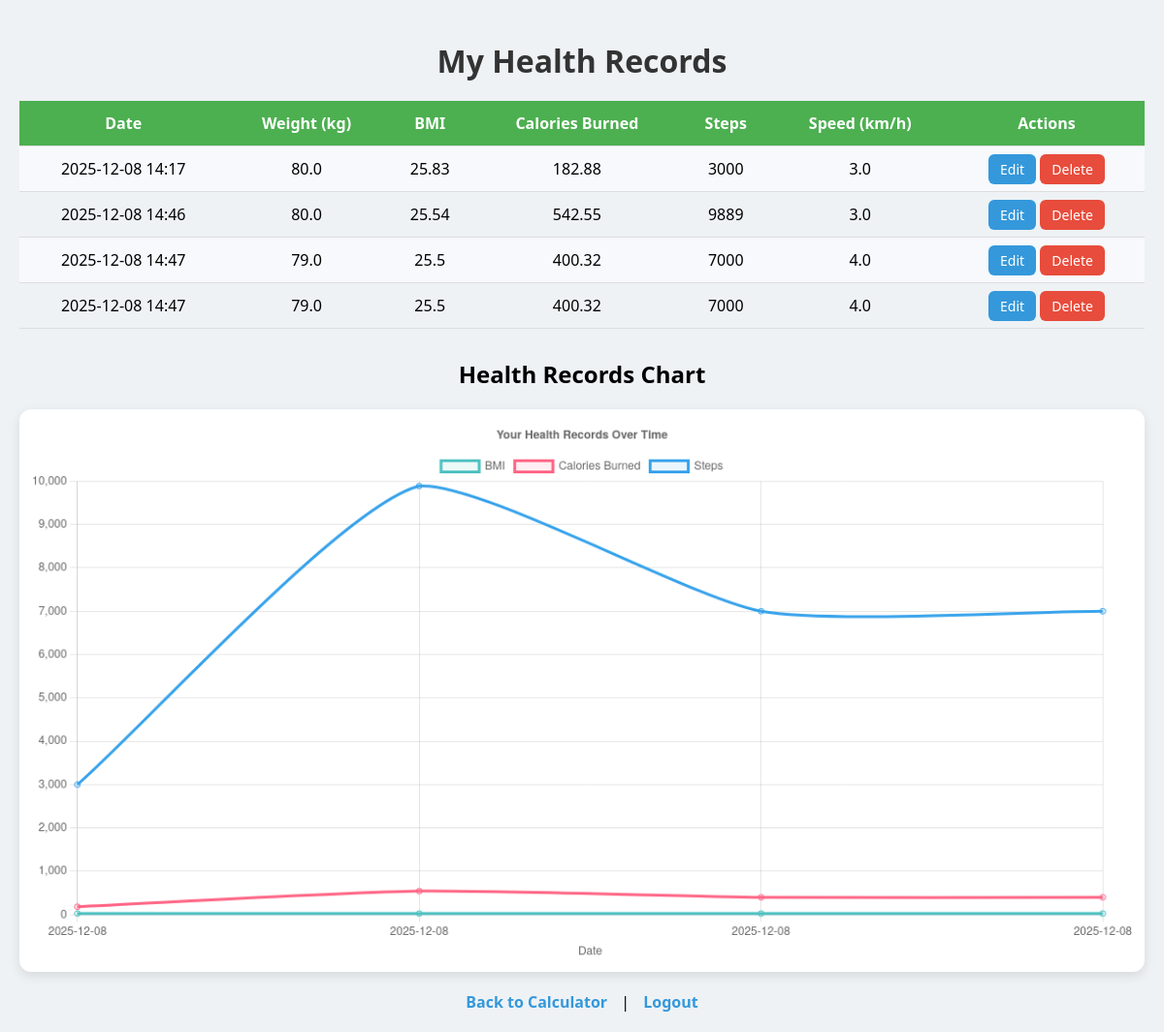
/history/ (signed in), run on the app's committed database.
### tracker/models.py (models this page shows, shortened)
class HealthRecord(models.Model):
    objects = models.Manager()
    GENDER_CHOICES = [
        ('Male', 'Male'),
        ('Female', 'Female'),
    ]
    user = models.ForeignKey(User, on_delete=models.CASCADE)
    gender = models.CharField(max_length=10, choices=GENDER_CHOICES, default='Other')  # 👈 add this line
    weight = models.FloatField()
    height_cm = models.FloatField()
    bmi = models.FloatField(null=True, blank=True)
    calories = models.FloatField(null=True, blank=True)
    steps = models.IntegerField(null=True, blank=True)
    speed = models.FloatField(null=True, blank=True)
    date = models.DateTimeField(auto_now_add=True)

### tracker/views.py (the view)
# urls.py: path('history/', views.history, name='history'),
@login_required
def history(request):
    records = HealthRecord.objects.filter(user=request.user).order_by('date')
    chart_dates = [r.date.strftime('%Y-%m-%d') for r in records]
    chart_bmis = [r.bmi if r.bmi is not None else 0 for r in records]
    chart_calories = [r.calories if r.calories is not None else 0 for r in records]
    chart_steps = [r.steps if r.steps is not None else 0 for r in records]
    return render(request, 'tracker/history.html', {
        'records': records,
        'chart_dates': chart_dates,
        'chart_bmis': chart_bmis,
        'chart_calories': chart_calories,
        'chart_steps': chart_steps,
    })

### tracker/templates/tracker/history.html (shortened to what this page needs)
<!DOCTYPE html>
<html>
<head>
</head>
<body>
<h1>My Health Records</h1>
<table>
    <tr>
        <th>Date</th>
        <th>Weight (kg)</th>
        <th>BMI</th>
        <th>Calories Burned</th>
        <th>Steps</th>
        <th>Speed (km/h)</th>
        <th>Actions</th>
    </tr>
    {% for record in records %}
    <tr>
        <td>{{ record.date|date:"Y-m-d H:i" }}</td>
        <td>{{ record.weight }}</td>
        <td>{{ record.bmi|default:"-" }}</td>
        <td>{{ record.calories|default:"-" }}</td>
        <td>{{ record.steps|default:"-" }}</td>
        <td>{{ record.speed|default:"-" }}</td>
        <td>
            <a href="{% url 'tracker:edit_record' record.id %}" class="btn edit-btn">Edit</a>
            <a href="{% url 'tracker:delete_record' record.id %}" class="btn delete-btn">Delete</a>
        </td>
    </tr>
    {% empty %}
    <tr>
        <td colspan="7">No records found.</td>
    </tr>
    {% endfor %}
</table>
<h2 style="text-align:center; margin-bottom: 10px;">Health Records Chart</h2>
<div style="margin-top:20px;">
    <canvas id="healthChart" width="800" height="400"></canvas>
</div>
<div class="links">
    <a href="{% url 'tracker:bmi' %}">Back to Calculator</a> |
    <a href="{% url 'tracker:logout' %}">Logout</a>
</div>
<script>
const ctx = document.getElementById('healthChart').getContext('2d');
const healthChart = new Chart(ctx, {
    type: 'line',
    data: {
        labels: {{ chart_dates|safe }},  // Dates of records
        datasets: [
            {
                label: 'BMI',
                data: {{ chart_bmis|safe }},
                borderColor: 'rgba(75, 192, 192, 1)',
                backgroundColor: 'rgba(75, 192, 192, 0.1)',
                fill: false,
                tension: 0.2
            },
            {
                label: 'Calories Burned',
                data: {{ chart_calories|safe }},
                borderColor: 'rgba(255, 99, 132, 1)',
                backgroundColor: 'rgba(255, 99, 132, 0.1)',
                fill: false,
                tension: 0.2
            },
            {
                label: 'Steps',
                data: {{ chart_steps|safe }},
                borderColor: 'rgba(54, 162, 235, 1)',
                backgroundColor: 'rgba(54, 162, 235, 0.1)',
                fill: false,
                tension: 0.2
            }
        ]
    },
    options: {
        responsive: true,
        plugins: {
            legend: { position: 'top' },
            title: { display: true, text: 'Your Health Records Over Time' }
        },
        scales: {
            y: { beginAtZero: true },
            x: { title: { display: true, text: 'Date' } }
        }
    }
});
</script>
</body>
</html>

### tracker/templates/tracker/history.html (style rules this page uses)
body { font-family: 'Segoe UI', Tahoma, Geneva, Verdana, sans-serif; background: #eef2f5; margin: 0; padding: 20px; }
h1 { text-align: center; color: #333; margin-bottom: 20px; }
table { width: 100%; border-collapse: collapse; margin-bottom: 30px; }
th, td { padding: 12px; text-align: center; border-bottom: 1px solid #ddd; }
th { background-color: #4CAF50; color: white; }
tr:nth-child(even) { background-color: #f7f9fc; }
.btn { padding: 6px 12px; border-radius: 6px; font-size: 14px; text-decoration: none; color: white; }
.edit-btn { background: #3498db; }
.delete-btn { background: #e74c3c; }
.links { text-align:center; margin-top: 20px; }
.links a { margin: 0 10px; color: #3498db; text-decoration:none; font-weight: bold; }
canvas { background: #fff; border-radius: 12px; padding: 10px; box-shadow: 0 4px 12px rgba(0,0,0,0.1); }

### data on the page
HealthRecord: date "2025-12-08 14:17", weight "80.0", bmi "25.83", calories "182.88", steps "3000", speed "3.0"
HealthRecord: date "2025-12-08 14:46", weight "80.0", bmi "25.54", calories "542.55", steps "9889", speed "3.0"
HealthRecord: date "2025-12-08 14:47", weight "79.0", bmi "25.5", calories "400.32", steps "7000", speed "4.0"
HealthRecord: date "2025-12-08 14:47", weight "79.0", bmi "25.5", calories "400.32", steps "7000", speed "4.0"

### other printed values
chart data {{ chart_dates|safe }} ['2025-12-08', '2025-12-08', '2025-12-08', '2025-12-08']
chart data {{ chart_bmis|safe }} [25.83, 25.54, 25.5, 25.5]
chart data {{ chart_calories|safe }} [182.88, 542.55, 400.32, 400.32]
chart data {{ chart_steps|safe }} [3000, 9889, 7000, 7000]
